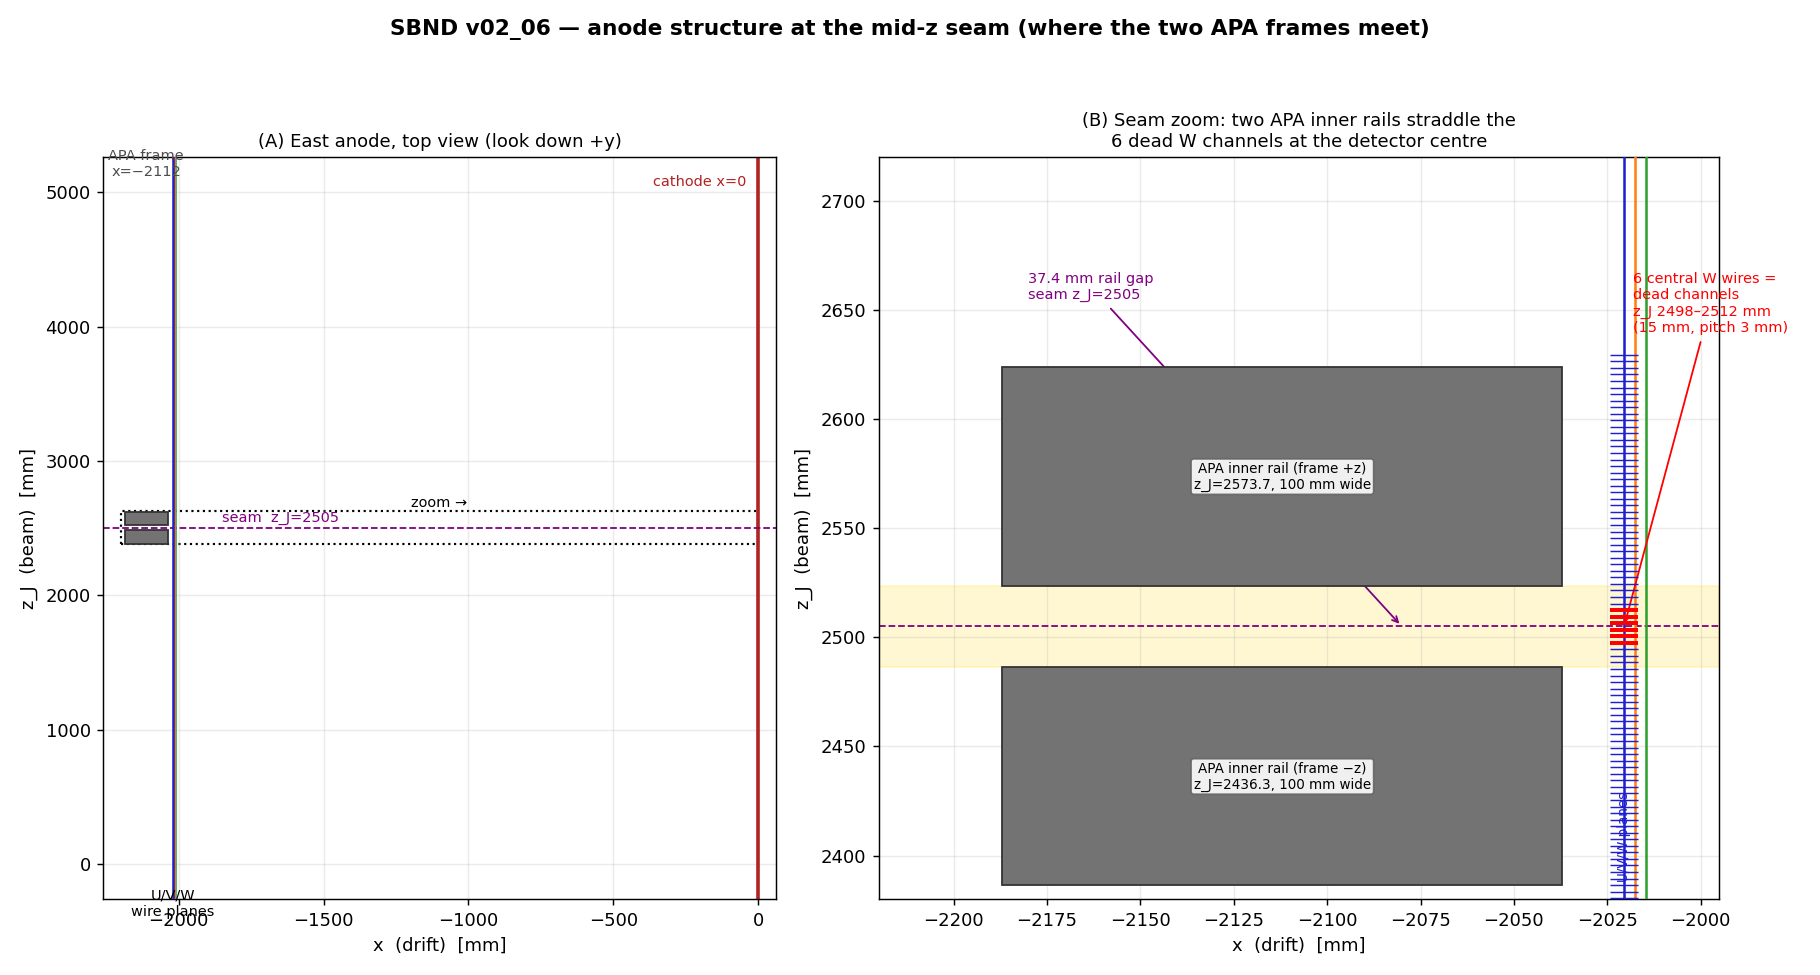

Reproduce this figure in Python.
#!/usr/bin/env python3
"""anode_seam_view.py -- the SBND anode structure at the mid-z seam.

Each SBND anode wall is built from TWO APA support frames stacked along the
beam (z) direction.  Where they meet -- the detector centre, z_J = 2505 mm --
their inner steel rails leave a small gap, and the 6 central collection (W)
channels fall right inside it.  This is the "additional structure in the middle
of the W plane" near the 6 dead channels.

Geometry (from sbnd_v02_06_nowires.gdml; z in the Wire-Cell J frame,
z_J = z_C + 2917.5 mm):
  * Wire planes (anode):  x = +/-2014.5 (U), +/-2017.5 (V), +/-2020.5 (W) mm
  * APA frame plane:      x = +/-2112 mm  (just outboard of the wires)
  * Two frames per wall, z_C centres +889 / -1714 mm -> inner vertical rails
    (each 100 mm wide in z, 4150 mm tall in y) at z_J = 2436.3 and 2573.7 mm
  * 37.4 mm gap between those rails, centred on the seam z_J = 2505 mm
  * 6 central W wires (the dead channels) at z_J = 2497.5 .. 2512.5 mm

Panel A: top view (look down +y), full drift, with the seam region boxed.
Panel B: zoom of the seam in the same x-z top view, showing the two rails,
         the 37.4 mm gap, and the 6 central W wires.

Usage:  python3 anode_seam_view.py   -> anode_seam_view.png
"""

import json
import math
import os

import matplotlib

matplotlib.use("Agg")
import matplotlib.pyplot as plt
from matplotlib.patches import Rectangle

HERE = os.path.dirname(os.path.abspath(__file__))
JSON = os.path.join(HERE, "sbnd-wires-geometry-v0206.json")
ZJ = 2917.5  # z_J = z_C + ZJ

# anode wire-plane x positions (mm)
WX = {"U": 2014.5, "V": 2017.5, "W": 2020.5}
FRAME_X = 2112.0          # APA frame plane (|x|)
FRAME_X_HALF = 75.0       # tube half-thickness in x (150 mm box)
RAIL_W = 100.0            # vertical-rail thickness in z (mm)
RAIL_ZJ = (2436.3, 2573.7)  # inner-rail z_J centres (frame2, frame1)
SEAM_ZJ = 2505.0
PITCH = 3.0


def w_wire_zJ(side_sign=-1):
    """Collection-plane (W) wire z_J centres for one anode (East, ident 2)."""
    store = json.load(open(JSON))["Store"]
    pts = [p["Point"] for p in store["points"]]
    wires = [w["Wire"] for w in store["wires"]]
    planes = [p["Plane"] for p in store["planes"]]
    zs = []
    for wid in planes[2]["wires"]:        # East collection
        w = wires[wid]
        h, t = pts[w["head"]], pts[w["tail"]]
        zs.append((h["z"] + t["z"]) / 2.0)   # already in J frame
    return sorted(zs)


def draw_planes(ax, x_sign):
    for role, col in (("U", "#2ca02c"), ("V", "#ff7f0e"), ("W", "#1f1fcf")):
        x = x_sign * WX[role]
        ax.axvline(x, color=col, lw=1.4, zorder=3)


def draw_rails(ax, x_sign, zlo, zhi):
    x = x_sign * FRAME_X
    for zc in RAIL_ZJ:
        ax.add_patch(Rectangle((x - FRAME_X_HALF, zc - RAIL_W / 2),
                               2 * FRAME_X_HALF, RAIL_W,
                               facecolor="0.45", edgecolor="0.2", zorder=4))


def main():
    zs = w_wire_zJ()
    # 6 central W wires (dead channels)
    central6 = sorted(zs, key=lambda z: abs(z - SEAM_ZJ))[:6]
    c_lo, c_hi = min(central6), max(central6)

    fig, (a, b) = plt.subplots(1, 2, figsize=(14, 7.5),
                               gridspec_kw=dict(width_ratios=[1, 1.25]))

    # ---- Panel A: full top view, East wall only (x<0), seam boxed ---------
    x_sign = -1
    draw_planes(a, x_sign)
    a.axvline(0, color="firebrick", lw=2.0)
    a.text(-40, 5050, "cathode x=0", color="firebrick", ha="right", fontsize=8)
    draw_rails(a, x_sign, 0, 5010)
    a.text(x_sign * FRAME_X, 5120, "APA frame\nx=−2112", ha="center",
           fontsize=8, color="0.3")
    a.text(x_sign * WX["W"], -180, "U/V/W\nwire planes", ha="center",
           va="top", fontsize=8)
    a.axhline(SEAM_ZJ, color="purple", lw=1.0, ls="--")
    a.text(-1850, SEAM_ZJ + 40, "seam  z_J=2505", color="purple", fontsize=8)
    # zoom box
    zb_lo, zb_hi = 2380, 2630
    a.add_patch(Rectangle((-2200, zb_lo), 2200, zb_hi - zb_lo,
                          fill=False, edgecolor="black", lw=1.2, ls=":"))
    a.text(-1100, zb_hi + 30, "zoom →", ha="center", fontsize=8)
    a.set_xlim(-2260, 60)
    a.set_ylim(-260, 5260)
    a.set_xlabel("x  (drift)  [mm]")
    a.set_ylabel("z_J  (beam)  [mm]")
    a.set_title("(A) East anode, top view (look down +y)", fontsize=10)
    a.grid(alpha=0.25)

    # ---- Panel B: zoom on the seam ---------------------------------------
    draw_planes(b, x_sign)
    draw_rails(b, x_sign, zb_lo, zb_hi)
    # all W wires in window (light), 6 central ones highlighted (dead)
    for z in zs:
        if zb_lo <= z <= zb_hi:
            dead = z in central6
            b.plot([x_sign * WX["W"]], [z], marker="_", ms=16,
                   color=("red" if dead else "#1f1fcf"),
                   mew=(2.2 if dead else 0.8), zorder=6)
    # rail gap shading
    g_lo, g_hi = RAIL_ZJ[0] + RAIL_W / 2, RAIL_ZJ[1] - RAIL_W / 2
    b.axhspan(g_lo, g_hi, xmin=0, xmax=1, color="gold", alpha=0.18, zorder=0)
    b.axhline(SEAM_ZJ, color="purple", lw=1.0, ls="--")

    # labels (placed on the gray rails so nothing collides with the axes)
    bb = dict(boxstyle="round,pad=0.2", fc="white", ec="0.4", alpha=0.9)
    b.text(-2112, RAIL_ZJ[1], "APA inner rail (frame +z)\nz_J=2573.7, 100 mm wide",
           ha="center", va="center", fontsize=7.5, color="black", bbox=bb, zorder=10)
    b.text(-2112, RAIL_ZJ[0], "APA inner rail (frame −z)\nz_J=2436.3, 100 mm wide",
           ha="center", va="center", fontsize=7.5, color="black", bbox=bb, zorder=10)
    b.annotate("37.4 mm rail gap\nseam z_J=2505",
               xy=(-2080, SEAM_ZJ), xytext=(-2180, 2655), fontsize=8,
               color="purple",
               arrowprops=dict(arrowstyle="->", color="purple"))
    b.annotate(f"6 central W wires =\ndead channels\n"
               f"z_J {c_lo:.0f}–{c_hi:.0f} mm\n(15 mm, pitch 3 mm)",
               xy=(x_sign * WX["W"], SEAM_ZJ), xytext=(-2018, 2640),
               fontsize=8, color="red", ha="left",
               arrowprops=dict(arrowstyle="->", color="red"))
    b.text(x_sign * WX["W"], zb_lo + 8, "U/V/W planes", ha="center",
           va="bottom", fontsize=7.5, color="#1f1fcf", rotation=90)

    b.set_xlim(-2220, -1995)
    b.set_ylim(zb_lo, zb_hi + 90)
    b.set_xlabel("x  (drift)  [mm]")
    b.set_ylabel("z_J  (beam)  [mm]")
    b.set_title("(B) Seam zoom: two APA inner rails straddle the\n"
                "6 dead W channels at the detector centre", fontsize=10)
    b.grid(alpha=0.25)

    fig.suptitle("SBND v02_06 — anode structure at the mid-z seam "
                 "(where the two APA frames meet)",
                 fontsize=12, fontweight="bold")
    fig.tight_layout(rect=(0, 0, 1, 0.95))
    out = os.path.join(HERE, "anode_seam_view.png")
    fig.savefig(out, dpi=130)
    print("wrote", out)
    print(f"6 dead W wires z_J = {[round(z,1) for z in central6]}")


if __name__ == "__main__":
    main()
